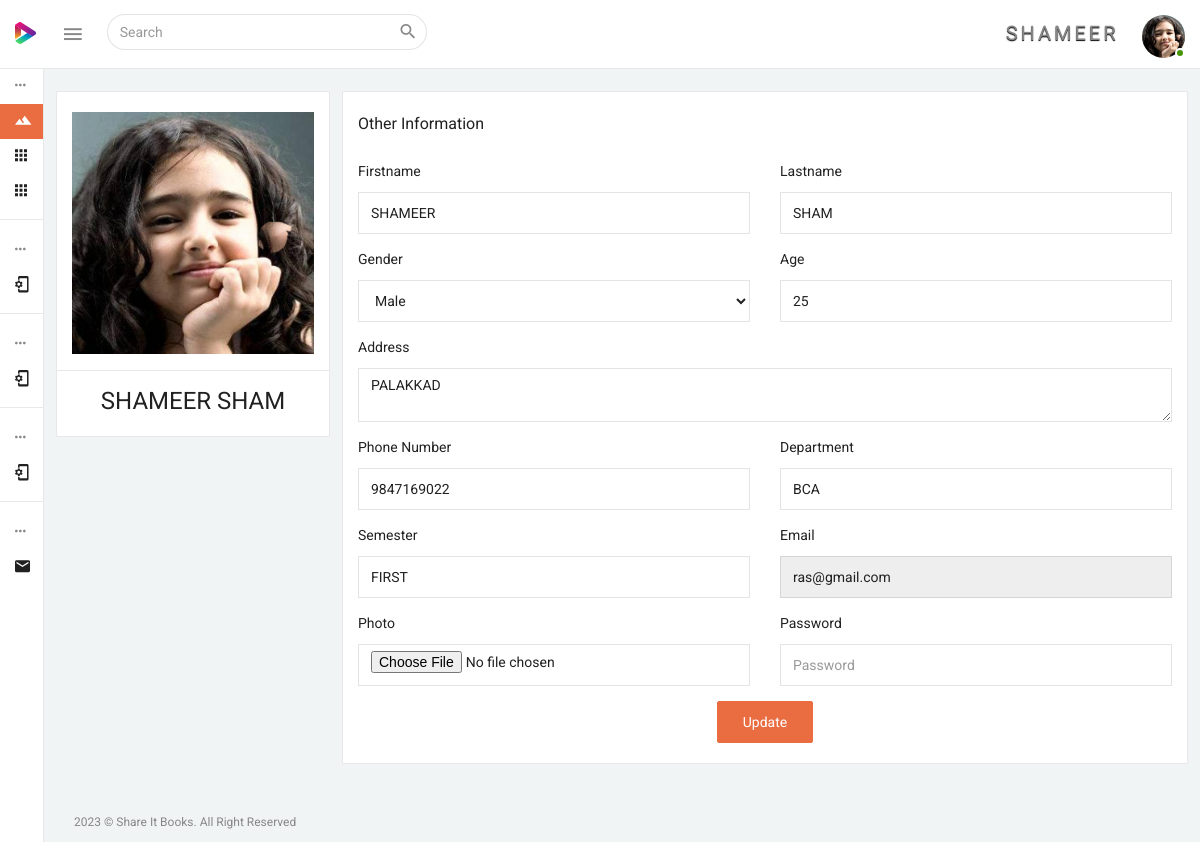
Screenshot of /user/profile.php (signed in) with the database file from the repository.
### tables this page shows
CREATE TABLE IF NOT EXISTS `users` (
  `id` bigint(21) NOT NULL AUTO_INCREMENT,
  `user_id` varchar(255) DEFAULT NULL,
  `user_type` varchar(255) NOT NULL,
  `fname` varchar(255) DEFAULT NULL,
  `lname` varchar(255) DEFAULT NULL,
  `phone` varchar(15) DEFAULT NULL,
  `semail` text,
  `password` text,
  `status` tinyint(1) DEFAULT '1',
  `photo` text,
  `addrs` text NOT NULL,
  `age` varchar(200) NOT NULL,
  `sex` varchar(200) NOT NULL,
  `dprtmnt` varchar(200) NOT NULL,
  `semester` varchar(200) NOT NULL,
  PRIMARY KEY (`id`)
);

### user/profile.php (the view, shortened to what this page needs)
<?php
	include('../connect/db.php');
	$user_id=$_SESSION['SESS_CUSTOMER_ID'];
	$qry_user = $db->prepare("SELECT * FROM users WHERE user_id = '$user_id'");
	$qry_user->execute();
	$rows_user = $qry_user->fetch();
	$lname = $rows_user['lname'];
	$phone = $rows_user['phone'];
	$email = $rows_user['semail'];
	$addrs = $rows_user['addrs'];
	$age = $rows_user['age'];
	$sex = $rows_user['sex'];
	$semester = $rows_user['semester'];
	$dprtmnt = $rows_user['dprtmnt'];
	?>
 <!DOCTYPE html>
 <html lang="en">
 <head>
 	<?php include("include\css.php"); ?>
 </head>
 <body>
 	<div class="wrapper theme-1-active pimary-color-red">
 		<?php include("include\menu.php"); ?>
 		<?php include("include\leftmenu.php"); ?>
 		<div class="page-wrapper">
 			<div class="container-fluid pt-25">
 				<div class="row">
 					<div class="col-lg-3 col-md-6 col-sm-6 col-xs-12">
 						<div class="panel panel-default card-view panel-refresh">
 							<div class="panel-wrapper collapse in">
 								<div class="panel-body text-center">
 									<div>
 										<?php if ($photo != '') {
												echo '<img src="../photos/' . $photo . '" width="100%">';
											} else {
												echo '<img src="../admin/dist/img/user4.png" style="width:100%">';
											} ?>
 									</div>
 									<hr class="light-grey-hr row mt-10 mb-15" />
 									<div class="label-chatrs">
 										<div class="">
 											<h4><?php echo ucwords($fname . ' ' . $lname) ?></h4>
 										</div>
 									</div>
 								</div>
 							</div>
 						</div>
 					</div>
 					<div class="col-lg-9 col-md-12 col-sm-12 col-xs-12">
 						<div class="panel panel-default card-view">
 							<div class="panel-heading">
 								<div class="pull-left">
 									<h6 class="panel-title txt-dark">Other information</h6>
 								</div>
 							</div>
 							<div class="panel-wrapper collapse in">
 								<div class="panel-body">
 									<form action="actions/profile.php" method="post" enctype="multipart/form-data" autocomplete="off">
 										<div class="row">
 											<div class="col-md-6">
 												<div class="form-group">
 													<label class="control-label mb-10">Firstname</label>
 													<input type="text" class="form-control" placeholder="Firstname" name="fname" value="<?php echo $fname ?>" required pattern="[a-zA-Z1 _]{3,50}">
 												</div>
 											</div>
 											<div class="col-md-6">
 												<div class="form-group">
 													<label class="control-label mb-10">Lastname</label>
 													<input type="text" class="form-control" placeholder="Lastname" name="lname" value="<?php echo $lname ?>" required pattern="[a-zA-Z1 _]{1,50}">
 												</div>
 											</div>
											<div class="col-md-6">
 												<div class="form-group">
 													<label class="control-label mb-10">Gender</label>
													<select class="form-control" name="sex" required>
														<option><?php echo $sex ?>
														<option>Male</option>
													</select>
 												</div>
 											</div>
											<div class="col-md-6">
 												<div class="form-group">
 													<label class="control-label mb-10">Age</label>
 													<input type="text" class="form-control" placeholder="Age" name="age" value="<?php echo $age ?>" min="16" max="100" required>
 												</div>
 											</div>
											<div class="col-md-12">
 												<div class="form-group">
 													<label class="control-label mb-10">Address</label>
													<textarea name="addrs" class="form-control" required><?php echo $addrs ?></textarea>
 												</div>
 											</div>
 											<div class="col-md-6">
 												<div class="form-group">
 													<label class="control-label mb-10">Phone Number</label>
 													<input type="number" class="form-control" placeholder="Phone Number" name="phone" value="<?php echo $phone ?>" required pattern="[0-9]{10,10}" maxlength="10" minlength="10">
 												</div>
 											</div>
                                             <div class="col-md-6">
 												<div class="form-group">
 													<label class="control-label mb-10">Department</label>
 													<input list="dprtmnt" required class="form-control" name="dprtmnt" placeholder="Search" value="<?php echo $dprtmnt; ?>">
 												</div>
 											</div>
                                            <div class="col-md-6">
 												<div class="form-group">
 													<label class="control-label mb-10">Semester</label>
 													<input list="semester" required class="form-control" name="semester" placeholder="Search" value="<?php echo $semester; ?>">
 												</div>
 											</div>
 											<div class="col-md-6">
 												<div class="form-group">
 													<label class="control-label mb-10">Email</label>
 													<input type="email" class="form-control" placeholder="Email" name="email" value="<?php echo $email ?>" required readonly>
 												</div>
 											</div>
 											<div class="col-md-6">
 												<div class="form-group">
 													<label class="control-label mb-10">Photo</label>
 													<input class="form-control" name="photo" type="file" required />
 												</div>
 											</div>
 											<div class="col-md-6">
 												<div class="form-group">
 													<label class="control-label mb-10">Password</label>
 													<input type="password" class="form-control" placeholder="Password" name="password" id="password1" required>
 												</div>
 											</div>
 											<div class="col-md-12 text-center">
 												<input type="submit" value="Update" class="btn btn-danger">
 											</div>
 										</div>
 									</form>
 								</div>
 							</div>
 						</div>
 					</div>
 				</div>
 			</div>
 			<footer class="footer container-fluid pl-30 pr-30">
 				<div class="row">
 					<div class="col-sm-12">
 						<p>2023 &copy; Share It Books. All Right Reserved</p>
 					</div>
 				</div>
 			</footer>
 		</div>
 	</div>
 </body>
 </html>

### user/include/menu.php (shortened to what this page needs)
<?php
	$user_id=$_SESSION['SESS_CUSTOMER_ID'];
	$qry_user = $db->prepare("SELECT * FROM users WHERE user_id = '$user_id'");
	$qry_user->execute();
	$rows_user = $qry_user->fetch();
	$fname = $rows_user['fname'];
	$photo = $rows_user['photo'];
	?>
<nav class="navbar navbar-inverse navbar-fixed-top">
    <div class="mobile-only-brand pull-left">
        <div class="nav-header pull-left">
            <div class="logo-wrap">
                <a href="index.php">
                    <img class="brand-img" src="../admin/dist/img/logo.png" alt="brand"/>
                </a>
            </div>
        </div>
        <a id="toggle_nav_btn" class="toggle-left-nav-btn inline-block ml-20 pull-left" href="javascript:void(0);"><i class="zmdi zmdi-menu"></i></a>
        <form id="search_form" role="search" class="top-nav-search collapse pull-left">
            <div class="input-group">
                <input type="text" name="example-input1-group2" class="form-control" placeholder="Search">
                <span class="input-group-btn">
                <button type="button" class="btn  btn-default"  data-target="#search_form" data-toggle="collapse" aria-label="Close" aria-expanded="true"><i class="zmdi zmdi-search"></i></button>
                </span>
            </div>
        </form>
    </div>
    <div id="mobile_only_nav" class="mobile-only-nav pull-right">
      <ul class="nav navbar-right top-nav pull-right">
            <li class="dropdown auth-drp">
                <a href="#" class="dropdown-toggle pr-0" data-toggle="dropdown">
                <spam style="padding-right:20px; font-size:20px; text-shadow:0px 1px 1px black; letter-spacing:3px;"><?php echo $fname;?></spam> <img src="../photos/<?php echo $photo;?>" alt="user_auth" class="user-auth-img img-circle"/>
                <span class="user-online-status"></span></a>
            </li>
      </ul>
    </div>
</nav>

### rows the page displays
users: fname "SHAMEER", photo (picture), fname+lname "SHAMEER SHAM", lname "SHAM", sex "Male", age "25", addrs "PALAKKAD", phone "9847169022", dprtmnt "BCA", semester "FIRST", email "ras@gmail.com"
